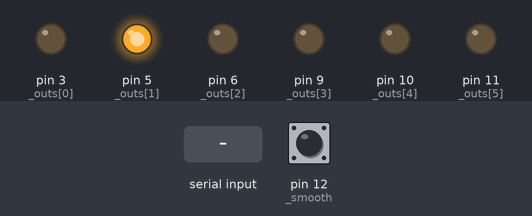
The sketch below on a simulated Arduino Uno, built with avr-gcc and run on an emulated ATmega328P. Parts: output pins drawn as LEDs (lit = HIGH). The test bench sets the inputs (shaded band); at power-on: pin 12 (_smooth) HIGH.

Above: at 1.2 s.
1.3 s: ":\n" received over Serial
At 2.0 s:
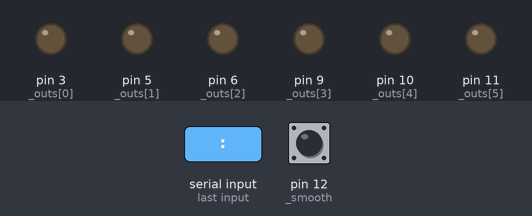
Timing chart, 0 to 4.3 s (numbered marks = the images above; inputs shaded):
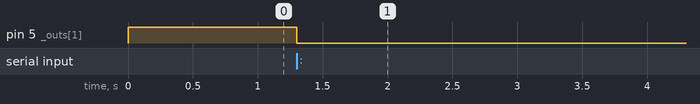

The sketch:

CompGauges1.0.ino
```cpp
#include <SoftwareSerial.h>

//SoftwareSerial mySerial(10, 11); // RX, TX
// The serial in pin is D2. Hence tie it to D0.

// Only 6 PWM outputs on the Duemelanove/AtMega328. These are them.
const int _outs[]= { 3,5,6,9,10,11};
const int _smooth = 12;
const int _diag = 13;

int incomingByte = 0;
String sInValue = ""; // string to hold input
int iCounterOffset = 0;

int iDialVals[6][2]={};
int iSmooth = 0;

void setup()
{
	pinMode(_smooth, INPUT_PULLUP);

	// Set up the gauge output pins.
	for (int i = 0;i<6;i++){
		pinMode(_outs[i], OUTPUT);
	}
	Serial.begin(115200);
	while (!Serial)
	{
		; // wait for serial port to connect. Needed for native USB port only.
	}
	analogWrite(_outs[1], map(100, 0, 100, 0, 255));
}
void DoOutputs(){
	for (int i = 0;i<6;i++){
		int iVal=iDialVals[i][iSmooth];
		analogWrite(_outs[i], map(iVal,0, 100, 0, 255));
	}
}
void loop(){
	iSmooth=!digitalRead(_smooth);
	digitalWrite(_diag,iSmooth);

	while (Serial.available() > 0){
		int inChar = Serial.read();
		if (isDigit(inChar)){
			// convert the incoming byte to a char and add it to the string:
			sInValue += (char)inChar;
		} else if (inChar == ':') {
			// Which gauge is the value for?
			iCounterOffset = sInValue.toInt();
			sInValue = "";
		}else if (inChar == ','){
			// Short average.
			iDialVals[iCounterOffset][0] = sInValue.toInt();
			sInValue = "";
		}else if (inChar == ';'){
			// Long average.
			iDialVals[iCounterOffset][1] = sInValue.toInt();
			sInValue = "";
		}else if (inChar == '\n'){
			/*Serial.print("Value:");
			Serial.println(dialval);
			Serial.print("String: ");
			Serial.println(inString);*/
			DoOutputs();

			sInValue = ""; // clear the string for new input.
		}

		/*incomingByte = Serial.read().toInt();
     //val = map(val,0,100,0,254);
     analogWrite(_out, incomingByte);
     Serial.write(incomingByte);*/

	}

	/*return;
	for (int i = 0; i <= 254; i++)
	{
		analogWrite(_out, i);
		delay(20);
	}
	for (int i = 254; i >= 0; i--)
	{
		analogWrite(_out, i);
		delay(20);
	}
	return;
	analogWrite(_out, 63);
	delay(1000);
	analogWrite(_out, 127);
	delay(1000);
	analogWrite(_out, 190);
	delay(1000);
	analogWrite(_out, 254);
	delay(1000);
	analogWrite(_out, 0);
	delay(1000);
	analogWrite(_out, 254);
	delay(1000);
	analogWrite(_out, 127);
	delay(1000);
	analogWrite(_out, 254);
	delay(1000);*/
}
```

Measured:
- after the input at 1.3 s, pin 5 (_outs[1]): HIGH → LOW at once
